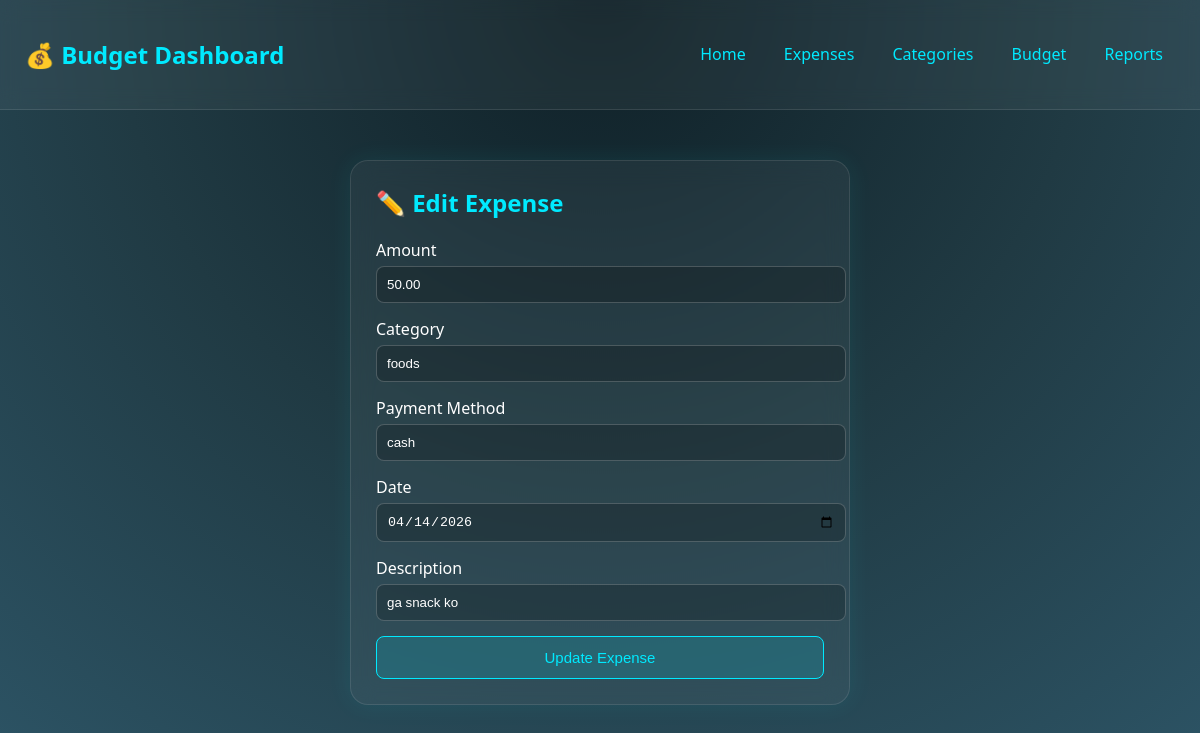
Page /edit.php?id=2 on the committed database.
### tables this page shows
CREATE TABLE `expenses` (
  `id` int(11) NOT NULL,
  `amount` decimal(10,2) DEFAULT NULL,
  `category` varchar(100) DEFAULT NULL,
  `payment_method` varchar(50) DEFAULT NULL,
  `date` date DEFAULT NULL,
  `description` text DEFAULT NULL
);

### edit.php (the view, shortened to what this page needs)
<?php
include 'db.php';
$id = $_GET['id'] ?? null;
$stmt = $conn->prepare("SELECT * FROM expenses WHERE id = ?");
$stmt->bind_param("i", $id);
$stmt->execute();
$result = $stmt->get_result();
$data = $result->fetch_assoc();
?>
<!DOCTYPE html>
<html>
<head>
</head>
<body>
<div class="header">
    <h2>💰 Budget Dashboard</h2>
    <div class="nav">
        <a href="index.php">Home</a>
        <a href="expenses.php">Expenses</a>
        <a href="categories.php">Categories</a>
        <a href="set_budget.php">Budget</a>
        <a href="reports.php">Reports</a>
    </div>
</div>
<div class="container">
<div class="form-card">
<h2>✏️ Edit Expense</h2>
<form method="POST">
    <div class="form-group">
        <label>Amount</label>
        <input type="number" step="0.01" name="amount" value="<?= $data['amount'] ?>" required>
    </div>
    <div class="form-group">
        <label>Category</label>
        <input type="text" name="category" value="<?= $data['category'] ?>" required>
    </div>
    <div class="form-group">
        <label>Payment Method</label>
        <input type="text" name="payment_method" value="<?= $data['payment_method'] ?>" required>
    </div>
    <div class="form-group">
        <label>Date</label>
        <input type="date" name="date" value="<?= $data['date'] ?>" required>
    </div>
    <div class="form-group">
        <label>Description</label>
        <input type="text" name="description" value="<?= $data['description'] ?>">
    </div>
    <button type="submit" class="btn">Update Expense</button>
</form>
</div>
</div>
</body>
</html>

### edit.php (style rules this page uses)
body { margin: 0; font-family: 'Segoe UI', sans-serif; background: radial-gradient(circle at top, #0f2027, #203a43, #2c5364); color: #fff; }
.header { background: rgba(255,255,255,0.05); backdrop-filter: blur(10px); border-bottom: 1px solid rgba(255,255,255,0.1); padding: 18px 25px; display: flex; justify-content: space-between; align-items: center; }
.nav a { color: #00eaff; margin-left: 10px; text-decoration: none; padding: 8px 12px; border-radius: 8px; transition: 0.3s; }
.container { max-width: 500px; margin: 50px auto; }
.form-card { background: rgba(255,255,255,0.05); padding: 25px; border-radius: 18px; backdrop-filter: blur(12px); border: 1px solid rgba(255,255,255,0.1); box-shadow: 0 0 25px rgba(0,255,255,0.08); }
.form-card h2 { margin-top: 0; color: #00eaff; }
.form-group { margin-bottom: 15px; }
label { display: block; margin-bottom: 5px; font-weight: 500; color: #fff; }
input { width: 100%; padding: 10px; border-radius: 8px; border: 1px solid rgba(255,255,255,0.2); outline: none; background: rgba(0,0,0,0.2); color: #fff; }
.btn { width: 100%; padding: 12px; background: rgba(0,234,255,0.15); color: #00eaff; border: 1px solid #00eaff; border-radius: 8px; font-size: 15px; cursor: pointer; transition: 0.3s; }
h2 { color: #00eaff; }

### rows in the picture
expenses: amount "50.00", category "foods", payment_method "cash", date "04/14/2026", description "ga snack ko"
